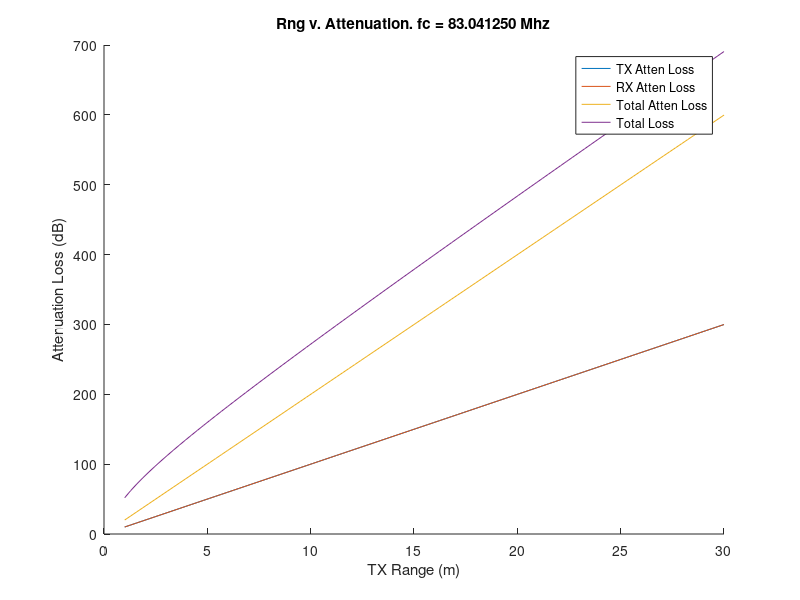
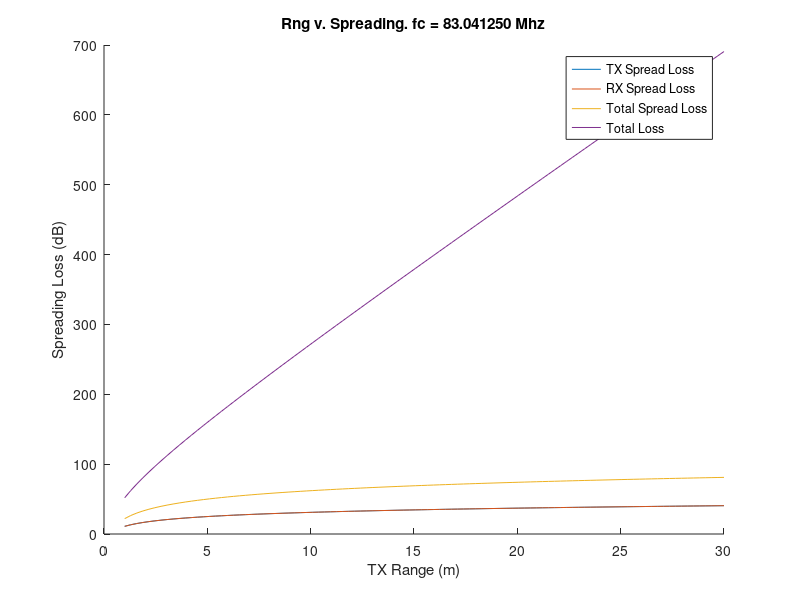

Reproduce these figures in MATLAB, in order.

%% 
% Must account for:
% 
% -Antenna Efficiency Losses: Rx and Tx (~4 dB)
% -Antenna Mismatch Losses: Reflection from Transmitter/Receiver to
%   Antennas, (~1dB)
% -Transmission Coupling Loss (~2.5 dB): For antennas on the surface of the material,
%   the transmission Loss is:
%
%    Lt1 = -20log10(4*ZmZa/(|Zm+Za|^2)
%
%   where Za = char. impedance of air (377 ohms), Zm = characteristic
%   impedance of material:

%    Zm = (sqrt(u0*ur/e0*er))*(1/(1+tan(del)^2)^4)*(cos(del/2)+jsin(del/2))
% 
%    where del is the skin depth. Typically Zm = 125 ohms for earth materials.
% -Retransmission Coupling Loss (~2.5 dB) : retransmission from material to air
%     Lt2 = -20log10(4*ZmZa/(|Zm+Za|^2)
% -Antenna Spreading Losses: 
%       Ls = -10log10(G_tx*A_rx*rcs/((4*pi*R^2)^2))
%   where G_tx = tx antenna gain, A_rx = rx antenna aperture, R = range, 
%   and rcs = radar cross section (~1m^2). 
%   Note that A = G*lambda^2/4*pi
%
%   Corrections for other scatterers:
%         point scatterer : 1/R^4
%         line reflector : 1/R^3
%         planar reflector : 1/R^2

% -Attenuation Loss of Material
% 
%     La = 2*[20*log10(exp(atten_const*R))]
% 
% -Target Scattering Loss: for an interface between the material and a
% plane
%     Lsc = 20*log10(1-|(Z1-Z2)/(Z1+Z2)|)+20log(rcs)
%  where Z1 = char. impedance of 1st layer of underground material and 
%  Z2 = char. impedance of 2nd layer.
%  RCS for a flat plate: rcs = 4*pi*A^2/lambda^2 where A = plate area
% 
% Source: Ground Penetrating Radar, Volume 1 By David J. Daniels

R_tx = 5; R_rx = 5;
R_tx = linspace(1,30,100); R_rx = linspace(1,30,100);

f_off = 60.00125e6; BW = 46.08e6;
fc = BW/2 + f_off;
%fc = linspace(f_off,BW+f_off,100);

VWC = .2; 
%VWC = linspace(.05,.3,100); 

s_p = .5; % s_p = 1-(density of dry soil/density of water)

er_a = 1; er_w = 81; er_s = 4; 
s_p = .5; % s_p = 1-(density of dry soil/density of water)
e0 = 8.85e-12; u0 = pi*4e-7; kboltz = 1.38e-23;
er_a = 1; er_w = 81; er_s = 4; 
cond_e = .001*(22*VWC).^(2); % custom fit to conductivity vs. moisture data
%cond_e = 1e-2;

w = 2*pi*fc;
er = ((1-s_p)*er_s^.5+(s_p-VWC).*er_a^.5+VWC*er_w^.5).^2;
loss_m = 0; loss_e = cond_e./(w*er*e0);

prop_const = sqrt((0+1i*w*u0).*(cond_e+1i*w.*er*e0));
atten_const = w*sqrt(er*e0*u0).*sqrt(.5*(sqrt(1+(loss_e).^2)-1));
phase_const = w*sqrt(er*e0*u0).*sqrt(.5*(sqrt(1+(loss_e).^2)+1));

lambda = 2*pi./phase_const;
v = w./phase_const;

linkbudget = struct('freq',{},'wavelength',{},'velocity',{},'prop_const',{},'rel_perm',{},'spread_loss',{},'freq_loss',{},'atten_loss',{},'total_loss',{});
linkbudget(1).wavelength = lambda;
linkbudget.freq = fc;
linkbudget.velocity = v;
linkbudget.prop_const = prop_const;
linkbudget.rel_perm = er;

linkbudget.spread_loss = [10*log10(4*pi*R_tx.^2);10*log10(4*pi*R_rx.^2)];
linkbudget.spread_loss = [linkbudget.spread_loss; sum(linkbudget.spread_loss(1:2,:))];
linkbudget.freq_loss = 10*log10(4*pi./(lambda.^2));
linkbudget.atten_loss = [20*log10(exp(atten_const*R_tx));20*log10(exp(atten_const*R_rx))];
linkbudget.atten_loss = [linkbudget.atten_loss;sum(linkbudget.atten_loss(1:2,:))];
linkbudget.total_loss = linkbudget.spread_loss(3,:)+linkbudget.freq_loss+linkbudget.atten_loss(3,:);
linkbudget

if(numel(R_tx) > 1)
    figure; hold on; 
    plot(R_tx,linkbudget.atten_loss(1,:)); plot(R_rx,linkbudget.atten_loss(2,:)); 
    plot(R_tx,linkbudget.atten_loss(3,:)); plot(R_tx,linkbudget.total_loss(1,:)); 
    xlabel('TX Range (m)'); ylabel('Attenuation Loss (dB)'); legend('TX Atten Loss','RX Atten Loss','Total Atten Loss','Total Loss');
    title(sprintf('Rng v. Attenuation. fc = %f Mhz',fc/1e6));
    
    figure; hold on; 
    plot(R_tx,linkbudget.spread_loss(1,:)); plot(R_rx,linkbudget.spread_loss(2,:)); 
    plot(R_tx,linkbudget.spread_loss(3,:)); plot(R_tx,linkbudget.total_loss(1,:));
    xlabel('TX Range (m)'); ylabel('Spreading Loss (dB)'); 
    legend('TX Spread Loss','RX Spread Loss','Total Spread Loss','Total Loss');
    title(sprintf('Rng v. Spreading. fc = %f Mhz',fc/1e6));
end

if(numel(fc)>1)
    figure; hold on;
    plot(fc/1e6,linkbudget.total_loss,'k');
    [a h1 h2] = plotyy(fc/1e6,linkbudget.atten_loss(3,:),fc/1e6,atten_const);  
    xlabel('signal freq (MHz)'); 
    ylabel(a(1),'Attenuation Loss (dB)');ylabel(a(2),'Attenuation Const (Np/m)');
    title(sprintf('Freq. vs Attenuation. R tx=%i m, R rx=%i m',R_tx(1),R_rx(1)));
    legend('Total Loss','Atten. Loss','Atten Const');
end

if (numel(VWC)>1)
    figure; hold on;
    plot(VWC,linkbudget.total_loss,'k');
    [a h1 h2] = plotyy(VWC,linkbudget.atten_loss(3,:),VWC,cond_e);  
    L1 = get(a(1),'YLim');
    set(a(1),'YTick',linspace(L1(1),L1(2),13));
    L2 = get(a(2),'YLim');
    set(a(2),'YTick',linspace(L2(1),L2(2),13));
    ylabel(a(1),'Loss (dB)');
    ylabel(a(2),'conductivity (S/m)');
    xlabel('Vol. Water Content'); grid on;
    title(sprintf('Attenuation Loss and Conductivity. R tx=%i m, R rx=%i m, fc=%f Mhz',R_tx(1),R_rx(1),fc/1e6));
    legend('Total Loss','Attenuation Loss','Conductivity');
    
    figure;
    semilogy(VWC,cond_e); grid on; title('Conductivity vs. VMC');
    xlabel('Vol. Water Content'); ylabel('Conductivity S/m');
    title(sprintf('VMC vs Conductivity. R tx=%i m, R rx=%i m, fc=%f Mhz',R_tx(1),R_rx(1),fc/1e6));
end

%Noise_pwr = kboltz*BW_noise*T_noise
    
    
% meas_atten_c = (linkbudget.atten_loss)./(20*log10(exp(R_rx))+20*log10(exp(R_tx)));
%er_inv = (1/e0)*2*(meas_atten_c./w).^2